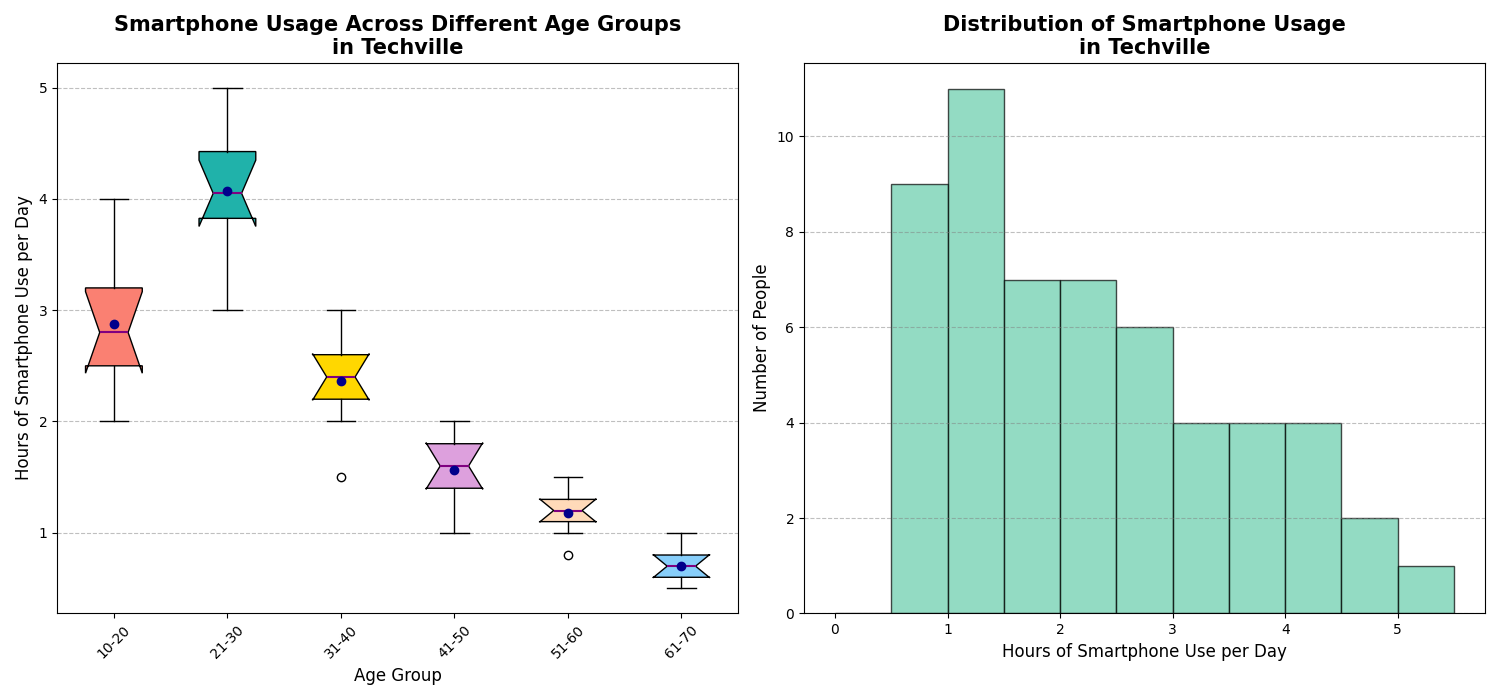

The script that drew this image:
import matplotlib.pyplot as plt
import numpy as np

age_groups = ['10-20', '21-30', '31-40', '41-50', '51-60', '61-70']
smartphone_usage = [
    [2, 2.5, 3, 2.2, 2.8, 3.5, 4, 3.2, 2.7],
    [3, 3.5, 4, 4.2, 3.8, 4.7, 5, 4.5, 4.1, 3.9],
    [1.5, 2, 2.2, 2.5, 2.3, 2.8, 3, 2.6, 2.4],
    [1, 1.2, 1.5, 1.4, 1.6, 1.7, 2, 1.8, 1.9],
    [0.8, 1, 1.2, 1.1, 1.3, 1.5, 1.4, 1.2, 1.1],
    [0.5, 0.7, 0.6, 0.8, 1, 0.9, 0.7, 0.6, 0.5]
]

all_ages_usage = sum(smartphone_usage, [])

fig, axs = plt.subplots(1, 2, figsize=(15, 7))

boxplot = axs[0].boxplot(smartphone_usage, patch_artist=True, notch=True, vert=True, showmeans=True)
new_colors = ['salmon', 'lightseagreen', 'gold', 'plum', 'peachpuff', 'lightskyblue']
for patch, color in zip(boxplot['boxes'], new_colors):
    patch.set_facecolor(color)
for median in boxplot['medians']:
    median.set(color='purple', linewidth=1.5)
for mean in boxplot['means']:
    mean.set(marker='o', markerfacecolor='darkblue', markeredgecolor='darkblue')

axs[0].set_title("Smartphone Usage Across Different Age Groups\nin Techville", fontsize=15, fontweight='bold')
axs[0].set_xlabel("Age Group", fontsize=12)
axs[0].set_ylabel("Hours of Smartphone Use per Day", fontsize=12)
axs[0].set_xticklabels(age_groups)
axs[0].yaxis.grid(True, linestyle='--', which='major', color='grey', alpha=0.5)
axs[0].tick_params(axis='x', rotation=45)

axs[1].hist(all_ages_usage, bins=np.arange(0, 6, 0.5), color='mediumaquamarine', edgecolor='black', alpha=0.7)
axs[1].set_title("Distribution of Smartphone Usage\nin Techville", fontsize=15, fontweight='bold')
axs[1].set_xlabel("Hours of Smartphone Use per Day", fontsize=12)
axs[1].set_ylabel("Number of People", fontsize=12)
axs[1].yaxis.grid(True, linestyle='--', which='major', color='grey', alpha=0.5)

plt.tight_layout()
plt.show()
